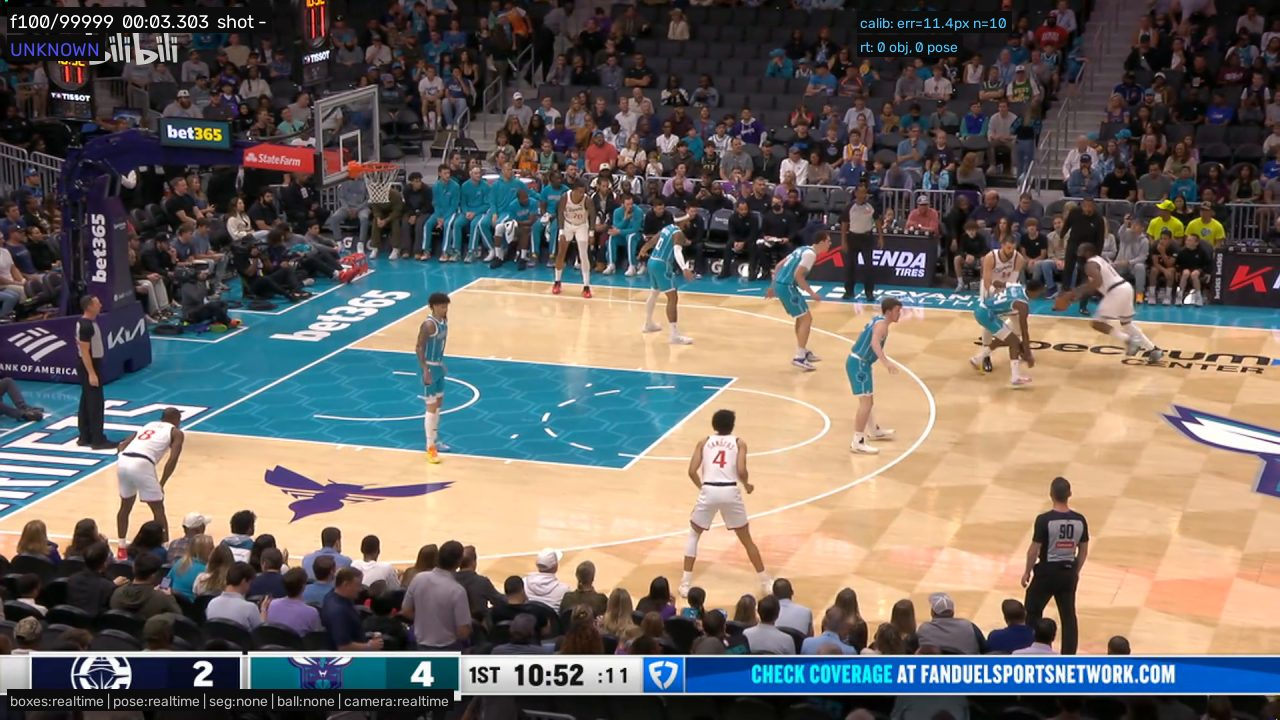
#> input picture capture_frame_100.jpg, 1280 x 720 px
$ python -i auto_calibrate.py   (imports and definitions only)
#> lines starting #> are read from the running program, lines starting #| are printed output that depends on the picture
#> further down, picture is the input picture: shape (720, 1280, 3); mean B, G, R 98.3, 103.5, 110.6
### bsk/court.py
"""球场几何唯一真源：FIBA / NBA / 3x3 尺寸、关键点、线段。

坐标系：米制，原点在球场中心，x 沿长边（A 队进攻方向为正），y 沿短边。
所有下游模块（标定、俯视投影、3D 展示）只引用这里，禁止硬编码尺寸。
"""

from __future__ import annotations

from dataclasses import dataclass, field
from typing import Literal

CourtModel = Literal["FIBA", "NBA", "3x3"]


@dataclass(frozen=True)
class Court:
    """一份球场 = 外框 + 中线 + 两个半场的三分/罚球/合理冲撞区。

    尺寸单位米。坐标按"原点在中心、x 朝 A 队方向"给出，
    实际渲染时再按进攻方向翻转。
    """

    model: CourtModel
    length: float
    width: float
    three_pt_radius: float
    three_pt_corner_dist: float
    free_throw_dist: float
    free_throw_width: float
    restricted_radius: float
    rim_height: float = 3.05
    rim_offset_from_baseline: float = 1.575
    # 限制区（罚球区漆块）宽度：注意 free_throw_width 是罚球线长度，不等于漆块宽度，
    # 两者在 FIBA/NBA 分别是 3.60/4.90 与 3.66/4.88。3D 查看器画地面时必须用 paint_width。
    paint_width: float = 4.90
    center_circle_radius: float = 1.80
    backboard_from_baseline: float = 1.20
    backboard_width: float = 1.80
    backboard_bottom: float = 2.90
    backboard_height: float = 1.05
    rim_radius: float = 0.225
    # 线条宽：FIBA 5 cm，NBA 2 in (5.08 cm)。
    line_width: float = 0.05
    # FIBA 中线向两侧边线外各延长 0.15 m；NBA 不延长。
    center_line_extension: float = 0.0
    # FIBA 罚球圈在限制区内的一半画虚线；NBA 为整圆实线。
    free_throw_dashed_inside: bool = False

    @property
    def half_length(self) -> float:
        return self.length / 2

    @property
    def half_width(self) -> float:
        return self.width / 2

    def baseline_x(self, side: Literal["A", "B"]) -> float:
        return self.half_length if side == "A" else -self.half_length

    def rim_pos(self, side: Literal["A", "B"]) -> tuple[float, float]:
        x = self.baseline_x(side) - self.rim_offset_from_baseline * (1 if side == "A" else -1)
        return (x, 0.0)

    # ── 线中心线几何（官方尺寸量到线的内/外沿，渲染时统一换算到中心线）──
    @property
    def line_half(self) -> float:
        return self.line_width * 0.5

    @property
    def free_throw_center_dist(self) -> float:
        """罚球线中心线距端线内沿：官方 5.80 m 量到最外沿。"""
        return self.free_throw_dist - self.line_half

    @property
    def three_pt_center_radius(self) -> float:
        """三分弧中心线半径：官方 6.75/7.24 m 量到圆弧外沿。"""
        return self.three_pt_radius - self.line_half

    @property
    def three_pt_corner_center_dist(self) -> float:
        """底角三分线中心线距边线：官方 0.90/0.9144 m 量到线外沿。"""
        return self.three_pt_corner_dist + self.line_half

    @property
    def free_throw_circle_center_radius(self) -> float:
        return max(0.0, self.free_throw_width * 0.5 - self.line_half)

    @property
    def center_circle_center_radius(self) -> float:
        return self.center_circle_radius - self.line_half

    # [29 lines left out: functions restricted_center_radius, dims, not called in this run]


def court_dims(model: str = "FIBA") -> dict:
    """按型号名取地面几何（未知型号回落 FIBA）。"""
    return COURTS.get(model, FIBA).dims()


FIBA = Court(
    model="FIBA",
    length=28.0,
    width=15.0,
    three_pt_radius=6.75,          # 外沿半径
    three_pt_corner_dist=0.90,     # 底角线外沿距边线内沿
    free_throw_dist=5.80,          # 罚球线最外沿距端线内沿
    free_throw_width=3.60,         # 罚球线长度
    restricted_radius=1.30,        # 2022+ 无撞人半圆内沿半径（旧规 1.25）
    paint_width=4.90,              # 限制区内沿宽度
    center_circle_radius=1.80,     # 中圈外沿半径
    rim_offset_from_baseline=1.575,
    backboard_from_baseline=1.20,
    line_width=0.05,
    center_line_extension=0.15,
    free_throw_dashed_inside=True,
)

NBA = Court(
    model="NBA",
    length=28.65,                  # 94 ft
    width=15.24,                   # 50 ft
    three_pt_radius=7.239,         # 23 ft 9 in（外沿）
    three_pt_corner_dist=0.9144,   # 3 ft
    free_throw_dist=5.7912,        # 19 ft
    free_throw_width=3.6576,       # 12 ft
    restricted_radius=1.2192,      # 4 ft
    paint_width=4.8768,            # 16 ft
    center_circle_radius=1.8288,   # 6 ft
    rim_offset_from_baseline=1.6002,  # 5 ft 3 in
    backboard_from_baseline=1.2192,   # 4 ft
    line_width=0.0508,             # 2 in
    center_line_extension=0.0,
    free_throw_dashed_inside=False,
)

COURT_3X3 = Court(
    model="3x3",
    length=15.0,
    width=11.0,
    three_pt_radius=6.75,
    three_pt_corner_dist=0.90,
    free_throw_dist=5.80,
    free_throw_width=3.60,
    restricted_radius=1.30,
    paint_width=4.90,
    center_circle_radius=1.80,
    rim_offset_from_baseline=1.575,
    backboard_from_baseline=1.20,
    line_width=0.05,
    center_line_extension=0.0,
    free_throw_dashed_inside=True,
)

COURTS: dict[CourtModel, Court] = {"FIBA": FIBA, "NBA": NBA, "3x3": COURT_3X3}


@dataclass(frozen=True)
class CourtKeypoint:
    """用于单应标定的球场关键点：角点、三分顶点、罚球线端点等。

    name 是语义标签；pos 是米制坐标；visible 表示该点在典型转播机位下是否可见。
    """

    name: str
    pos: tuple[float, float]
    visible: bool = True


def court_keypoints(court: Court, side: Literal["A", "B"] = "A") -> list[CourtKeypoint]:
    """返回一侧半场的标定关键点（角点 + 三分弧采样 + 罚球区角点）。"""
    bl = court.baseline_x(side)
    hw = court.half_width
    kps: list[CourtKeypoint] = []

    kps.append(CourtKeypoint(f"{side}_baseline_left", (bl, -hw)))
    kps.append(CourtKeypoint(f"{side}_baseline_right", (bl, hw)))
    corner_y = hw - court.three_pt_corner_center_dist
    kps.append(CourtKeypoint(f"{side}_corner_left", (bl, -corner_y)))
    kps.append(CourtKeypoint(f"{side}_corner_right", (bl, corner_y)))

    rim_x, rim_y = court.rim_pos(side)
    kps.append(CourtKeypoint(f"{side}_rim", (rim_x, rim_y)))

    sign = 1 if side == "A" else -1
    ft_x = bl - court.free_throw_center_dist * sign
    ft_hw = court.paint_width / 2 + court.line_half
    kps.append(CourtKeypoint(f"{side}_ft_left", (ft_x, -ft_hw)))
    kps.append(CourtKeypoint(f"{side}_ft_right", (ft_x, ft_hw)))

    import math
    n_arc = 9
    R = court.three_pt_center_radius
    for i in range(n_arc + 1):
        theta = -math.pi / 2 + math.pi * i / n_arc
        px = rim_x - sign * R * math.cos(theta)
        py = R * math.sin(theta)
        if abs(py) <= corner_y:
            kps.append(CourtKeypoint(f"{side}_arc_{i}", (px, py)))

    return kps


def all_court_keypoints(court: Court) -> list[CourtKeypoint]:
    kps = []
    kps.append(CourtKeypoint("center", (0.0, 0.0)))
    kps.append(CourtKeypoint("mid_left", (0.0, -court.half_width)))
    kps.append(CourtKeypoint("mid_right", (0.0, court.half_width)))
    kps.extend(court_keypoints(court, "A"))
    kps.extend(court_keypoints(court, "B"))
    return kps


# [17 lines left out: function project_court_polygon, not called in this run]


__all__ = ["Court", "CourtKeypoint", "CourtModel", "COURTS", "FIBA", "NBA", "COURT_3X3",
           "court_keypoints", "all_court_keypoints", "project_court_polygon", "court_dims"]

### bsk/calibrate.py
"""单应标定：像素坐标 <-> 球场米制坐标。

用球场关键点（角点、三分弧、罚球线等）的像素位置与米制位置做 DLT，
求出 3x3 单应矩阵 H，使得 [u, v, 1]^T ~ H @ [x, y, 1]^T。

标定结果存到 derived/<vid>/homography.json，包含：
- H: 3x3 列表（行优先）
- H_inv: 逆矩阵
- reproj_error_px: 重投影误差（像素）
- keypoints_used: 实际使用的关键点数量
- court_model: 球场型号
- timestamp: 标定时间
"""

from __future__ import annotations

import json
import time
from dataclasses import dataclass
from pathlib import Path

import cv2
import numpy as np

from bsk.court import Court, CourtKeypoint, all_court_keypoints


@dataclass
class Calibration:
    H: list[list[float]]
    H_inv: list[list[float]]
    reproj_error_px: float
    keypoints_used: int
    court_model: str
    timestamp: float

    # [92 lines left out: functions save, load, is_plausible, calibrate, not called in this run]


def _reproj_error(H: np.ndarray, src: np.ndarray, dst: np.ndarray) -> float:
    src_h = np.hstack([src.reshape(-1, 2), np.ones((len(src), 1))]).T
    dst_h = np.hstack([dst.reshape(-1, 2), np.ones((len(dst), 1))]).T
    proj = H @ src_h
    proj = proj[:2] / proj[2]
    diff = proj - dst_h[:2]
    return float(np.sqrt((diff ** 2).sum(axis=0)).mean())


# [10 lines left out: functions pixel_to_court, court_to_pixel, not called in this run]


__all__ = ["Calibration", "calibrate", "pixel_to_court", "court_to_pixel"]

### bsk/auto_calibrate.py
"""自动标定：从单帧图像自动估计相机到球场的单应矩阵。

传统 CV 路线，不需要训练数据：
1. 边缘检测 + Hough 直线 → 像素空间交点
2. RANSAC：采样交点子集，枚举到球场关键点的匹配，估计单应
3. 用内点集重新估计 H

关键：像素坐标和米制坐标在不同空间，RANSAC 必须在像素空间度量重投影误差。
"""

from __future__ import annotations

import itertools
import cv2
import numpy as np

from bsk.calibrate import Calibration, _reproj_error
from bsk.court import FIBA, Court, all_court_keypoints


def auto_calibrate(
    image: np.ndarray,
    court: Court = FIBA,
    min_intersections: int = 6,
    ransac_px: float = 15.0,
    n_iter: int = 500,
    init_H: np.ndarray | None = None,
) -> Calibration | None:
    """从单帧图像自动标定。

    Args:
        image: RGB 或 BGR 图像（numpy array）
        court: 球场几何模型
        min_intersections: 最少需要的内点交点数
        ransac_px: RANSAC 内点阈值（像素）
        n_iter: RANSAC 迭代次数
        init_H: 初始 H 矩阵（快速模式：跳过全量 RANSAC，直接验证+精化）

    Returns:
        Calibration 或 None（失败时）
    """
#> called with min_intersections = 6, ransac_px = 15, n_iter = 500
    if image is None or image.size == 0:
        return None

    h, w = image.shape[:2]

    pixel_pts = _detect_intersections(image)
    if len(pixel_pts) < 4:
        return None

    kps = all_court_keypoints(court)
    court_pts = np.array([kp.pos for kp in kps], dtype=np.float64)

    pix_arr = np.array(pixel_pts, dtype=np.float64)
    n_pix = len(pixel_pts)

    # 快速模式：用 init_H 直接评估，跳过 RANSAC 搜索
    if init_H is not None:
        score, inlier_mask = _count_inliers(init_H, court_pts, pix_arr, ransac_px * 2)
        if score >= min_intersections * 1.5:  # Strong confidence - skip RANSAC entirely
            print(f"[calib] init_H strong ({score} inliers), skipping RANSAC")
            return _refine_and_build(init_H, inlier_mask, pix_arr, court_pts, ransac_px, court, min_intersections)
        elif score >= min_intersections:  # Moderate confidence - minimal RANSAC
            print(f"[calib] init_H moderate ({score} inliers), fast RANSAC (50 iter)")
            n_iter = 50
        else:  # Weak confidence - full RANSAC but reduced
            print(f"[calib] init_H weak ({score} inliers), medium RANSAC (100 iter)")
            n_iter = 100

    best_H = None
    best_inlier_mask = None
    best_score = 0

    n_court = len(court_pts)

    for _ in range(n_iter):
        # 采样 4 个像素交点
        idx_pix = np.random.choice(n_pix, 4, replace=False)
        sample_pix = pix_arr[idx_pix]

        # 采样 4 个球场点
        idx_court = np.random.choice(n_court, 4, replace=False)
        sample_court = court_pts[idx_court]

        # 枚举 4! = 24 种匹配
        best_H_local, best_score_local, best_inlier_local = _try_permutations(
            sample_pix, sample_court, court_pts, pix_arr, ransac_px
        )

        if best_score_local > best_score:
            best_score = best_score_local
            best_H = best_H_local
            best_inlier_mask = best_inlier_local

    if best_H is None or best_score < min_intersections:
        return None

    return _refine_and_build(best_H, best_inlier_mask, pix_arr, court_pts, ransac_px, court, min_intersections)


def _refine_and_build(
    H: np.ndarray,
    inlier_mask: np.ndarray,
    pix_arr: np.ndarray,
    court_pts: np.ndarray,
    ransac_px: float,
    court_obj,
    min_intersections: int,
) -> Calibration | None:
    """用内点精化 H 并构建 Calibration。"""
    inlier_pix = pix_arr[inlier_mask]
    matched_pix, matched_court = _find_court_correspondences(H, inlier_pix, court_pts, ransac_px * 2)

    if len(matched_pix) < min_intersections:
        return None

    src = np.array(matched_court, dtype=np.float64).reshape(-1, 1, 2)
    dst = np.array(matched_pix, dtype=np.float64).reshape(-1, 1, 2)
    H_refined, mask = cv2.findHomography(src, dst, cv2.RANSAC, ransac_px)
    if H_refined is None:
        return None

    # H_refined 是 court->pixel；Calibration 约定 H=pixel->court、H_inv=court->pixel
    H_pixel_to_court = np.linalg.inv(H_refined)
    inliers = int(mask.sum()) if mask is not None else len(matched_pix)
    reproj = _reproj_error(H_refined, src, dst)

    import time
    return Calibration(
        H=H_pixel_to_court.tolist(),
        H_inv=H_refined.tolist(),
        reproj_error_px=float(reproj),
        keypoints_used=inliers,
        court_model=court_obj.model,
        timestamp=time.time(),
    )


def _try_permutations(
    sample_pix: np.ndarray,
    sample_court: np.ndarray,
    all_court: np.ndarray,
    all_pix: np.ndarray,
    thresh: float,
) -> tuple[np.ndarray | None, int, np.ndarray | None]:
    """对 4 个采样点尝试所有 24 种匹配，返回最佳 H 和内点数。"""
    best_H = None
    best_score = 0
    best_mask = None

    for perm in itertools.permutations(range(4)):
        # 按排列构建对应关系
        src = sample_court[np.array(perm)].reshape(-1, 1, 2).astype(np.float64)
        dst = sample_pix.reshape(-1, 1, 2).astype(np.float64)

        H, _ = cv2.findHomography(src, dst, cv2.RANSAC, thresh)
        if H is None:
            continue

        # 在像素空间度量所有球场点的重投影误差
        score, mask = _count_inliers(H, all_court, all_pix, thresh)
        if score > best_score:
            best_score = score
            best_H = H
            best_mask = mask

    return best_H, best_score, best_mask


def _count_inliers(
    H: np.ndarray,
    court_pts: np.ndarray,
    pixel_pts: np.ndarray,
    thresh: float,
) -> tuple[int, np.ndarray]:
    """把球场点通过 H 投到像素空间，统计与像素交点的匹配数。"""
    # court -> pixel via H_inv... 不对，H 是从 court 到 pixel 的映射
    # 实际上 findHomography(src=court, dst=pixel) 返回的 H 满足: pixel ~ H @ court
    # 所以直接把 court_pts 投影即可

    court_h = np.hstack([court_pts, np.ones((len(court_pts), 1))]).T  # 3 x N
    proj = H @ court_h  # 3 x N
    # 避免除零：w 接近零的投影无效
    w = proj[2:]
    valid = np.abs(w) > 1e-8
    proj = np.where(valid, proj[:2] / np.where(valid, w, 1.0), 1e6)  # 无效点投到远处
    proj = proj.T  # N x 2

    # 对每个投影点找最近的像素交点
    inlier_mask = np.zeros(len(pixel_pts), dtype=bool)
    for i, pp in enumerate(pixel_pts):
        dists = np.linalg.norm(proj - pp, axis=1)
        if dists.min() < thresh:
            inlier_mask[i] = True

    return int(inlier_mask.sum()), inlier_mask


def _find_court_correspondences(
    H: np.ndarray,
    pixel_pts: np.ndarray,
    court_pts: np.ndarray,
    thresh: float,
) -> tuple[list[tuple[float, float]], list[tuple[float, float]]]:
    """对每个像素点，通过 H_inv 找到对应的球场点。返回对齐的 (matched_pix, matched_court)。"""
    H_inv = np.linalg.inv(H)
    matched_pix = []
    matched_court = []
    for pp in pixel_pts:
        pt = np.array([pp[0], pp[1], 1.0])
        proj = H_inv @ pt
        proj = proj[:2] / proj[2]
        dists = np.linalg.norm(court_pts - proj, axis=1)
        if dists.min() < thresh:
            matched_pix.append((pp[0], pp[1]))
            matched_court.append((court_pts[dists.argmin()][0], court_pts[dists.argmin()][1]))
    return matched_pix, matched_court


def _detect_intersections(image: np.ndarray) -> list[tuple[float, float]]:
    """检测图像中的直线交点。"""
    if len(image.shape) == 3:
        # 判断是 BGR 还是 RGB：不影响灰度转换
        gray = cv2.cvtColor(image, cv2.COLOR_BGR2GRAY) if image.shape[2] == 3 else cv2.cvtColor(image, cv2.COLOR_RGB2GRAY)
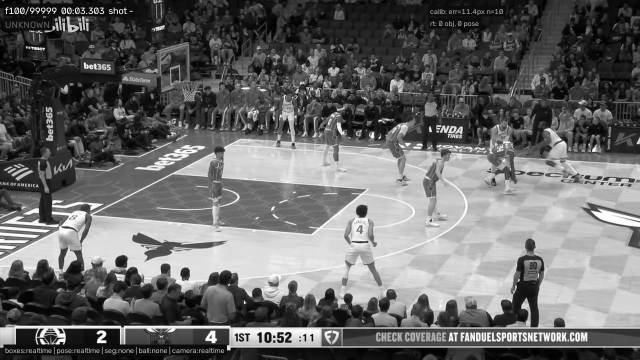
#> gray: shape (720, 1280) (shown at 1/2 size); min 0, max 255, mean 105
    else:
        gray = image

    h, w = gray.shape[:2]

    blurred = cv2.GaussianBlur(gray, (5, 5), 1.5)
    edges = cv2.Canny(blurred, 50, 150, apertureSize=3)
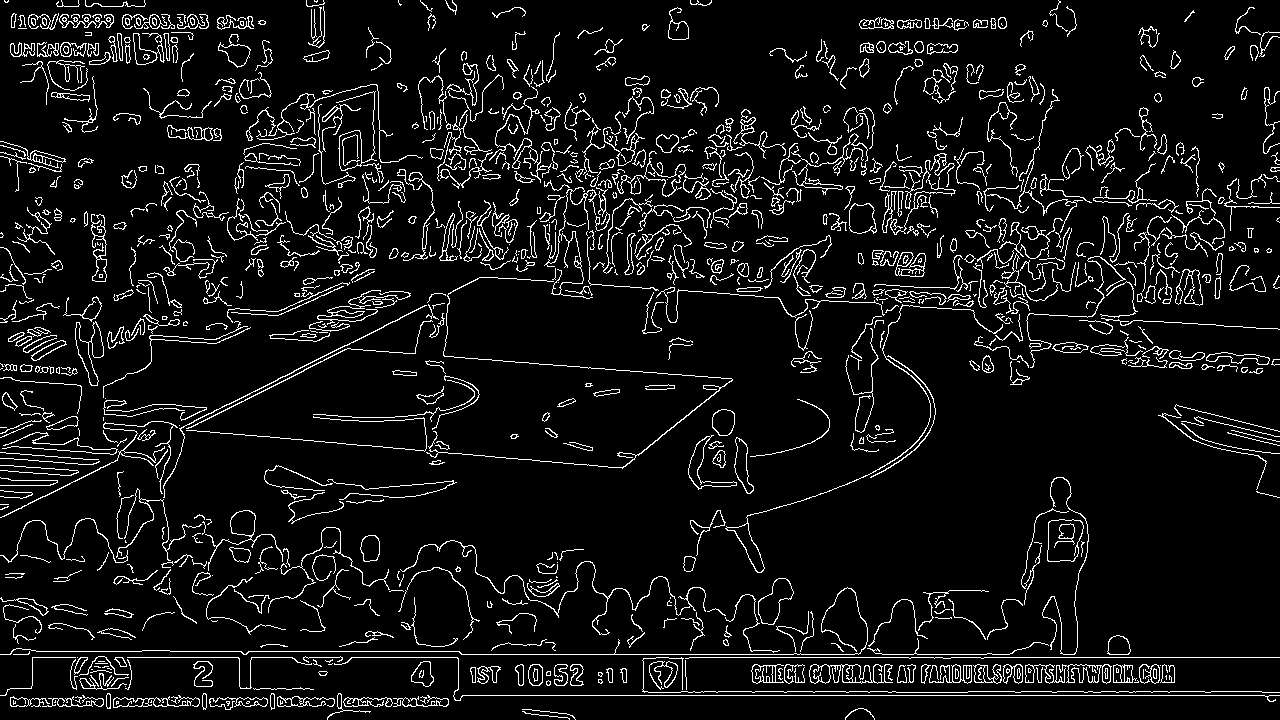
#> edges: shape (720, 1280); 7.4% white in thin lines or dots

    lines = cv2.HoughLinesP(
        edges,
        rho=1,
        theta=np.pi / 180,
        threshold=60,
        minLineLength=min(h, w) // 10,
        maxLineGap=15,
    )
#> lines = 284 rows, first 6: [656, 657, 1279, 657], [453, 695, 1279, 695], [461, 654, 858, 654], [968, 691, 1261, 691], [171, 428, 622, 468], [170, 651, 459, 651]

    if lines is None or len(lines) < 2:
        return []

    segments = []
    for line in lines:
        # HoughLinesP 输出形状可能是 (N, 1, 4) 或 (N, 4)
        if line.ndim == 2:
            x1, y1, x2, y2 = line[0]
        else:
            x1, y1, x2, y2 = line
        segments.append(((float(x1), float(y1)), (float(x2), float(y2))))
#> this loop made 284 passes
#> after the loop, segments = 284 items

    return _find_intersections(segments, max(15, min(h, w) // 30))


def _find_intersections(
    segments: list[tuple[tuple[float, float], tuple[float, float]]],
    min_dist: float = 20.0,
) -> list[tuple[float, float]]:
    """求所有线段对的交点，去重（使用空间哈希优化）。"""
#> called with min_dist = 24
    from collections import defaultdict

    pts = []
    grid = defaultdict(list)  # (grid_x, grid_y) -> list of points
    cell_size = min_dist

    n = len(segments)
#> n = 284

    # Cap max segments to prevent combinatorial explosion
    if n > 150:
        # Sort by length and keep top 150
        seg_lengths = []
        for i, ((x1, y1), (x2, y2)) in enumerate(segments):
            length = abs(x2 - x1) + abs(y2 - y1)
            seg_lengths.append((i, length))
#> this loop made 284 passes
#> (x1, y1, x2, y2, length) on passes 1 to 3: (656, 657, 1279, 657, 623), (453, 695, 1279, 695, 826), (461, 654, 858, 654, 397)
#> after the loop, seg_lengths = 284 pairs, first value 0 to 283, second value 73 to 826
        seg_lengths.sort(key=lambda x: x[1], reverse=True)
        top_indices = set(idx for idx, _ in seg_lengths[:150])
#> top_indices = 150 items
        segments = [seg for i, seg in enumerate(segments) if i in top_indices]
#> segments = 150 items
        n = len(segments)
#> n = 150

    for i in range(n):
        for j in range(i + 1, n):
            pt = _line_intersection(segments[i], segments[j])
            if pt is None:
                continue

            # Grid-based dedup: only check nearby cells (9 cells)
            gx, gy = int(pt[0] / cell_size), int(pt[1] / cell_size)
            duplicate = False
            for dx in [-1, 0, 1]:
                for dy in [-1, 0, 1]:
                    cell_key = (gx + dx, gy + dy)
                    for existing_pt in grid[cell_key]:
                        if _dist(pt, existing_pt) < min_dist:
                            duplicate = True
                            break
                    if duplicate:
                        break
                if duplicate:
                    break

            if not duplicate:
                pts.append(pt)
                grid[(gx, gy)].append(pt)

    return pts


def _line_intersection(
    seg1: tuple[tuple[float, float], tuple[float, float]],
    seg2: tuple[tuple[float, float], tuple[float, float]],
) -> tuple[float, float] | None:
    """求两条线段所在直线的交点。"""
    (x1, y1), (x2, y2) = seg1
    (x3, y3), (x4, y4) = seg2

    denom = (x1 - x2) * (y3 - y4) - (y1 - y2) * (x3 - x4)
    if abs(denom) < 1e-6:
        return None

    t = ((x1 - x3) * (y3 - y4) - (y1 - y3) * (x3 - x4)) / denom
    u = -((x1 - x2) * (y1 - y3) - (y1 - y2) * (x1 - x3)) / denom

    if not (-0.5 < t < 1.5 and -0.5 < u < 1.5):
        return None

    x = x1 + t * (x2 - x1)
    y = y1 + t * (y2 - y1)
    return (x, y)


def _dist(a: tuple[float, float], b: tuple[float, float]) -> float:
    return ((a[0] - b[0]) ** 2 + (a[1] - b[1]) ** 2) ** 0.5


__all__ = ["auto_calibrate"]

>>> import cv2
>>> picture = cv2.imread('../capture_frame_100.jpg')
>>> result = auto_calibrate(picture)
#> the loop in _find_court_correspondences, `for pp in pixel_pts:` made 17 passes
#> pp on passes 1 to 8: [371.3, 269.3], [484.1, 248.3], [422.9, 241.9], [1041.7, 261.9], [504.2, 261.6], [1142.9, 667], [632.1, 234.5], [589.6, 243.5]
